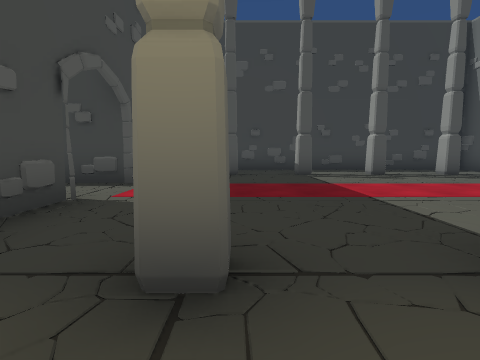
view 1 (above)

14 first-person views from a walk through a Unity game level. The camera is 1.2 m above the floor, tilts 6° down and sees 85° across. The floor is counted in squares, 2 m on a side. Each view is taken from the middle of a square. On the plan, view 1 faces up. The plan holds only what a view shows up to about 9 squares ahead; the rest is blank. The place goes on beyond the plan. Some animated figures are left out. Door leaves are left out, so doorways stand open.

view 2
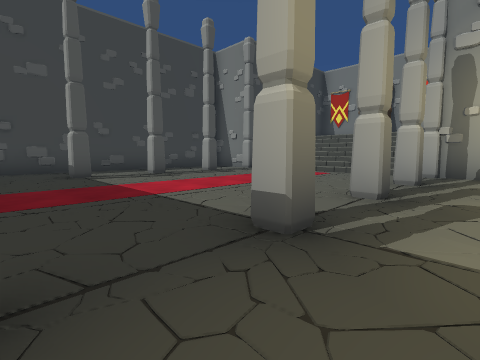

view 3
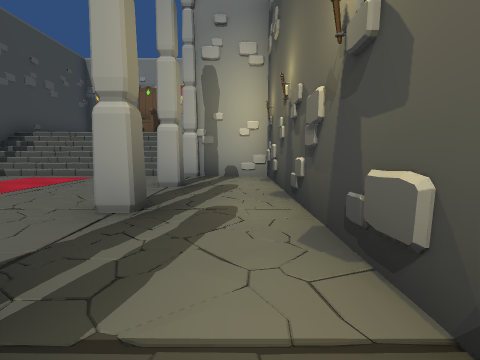

view 4
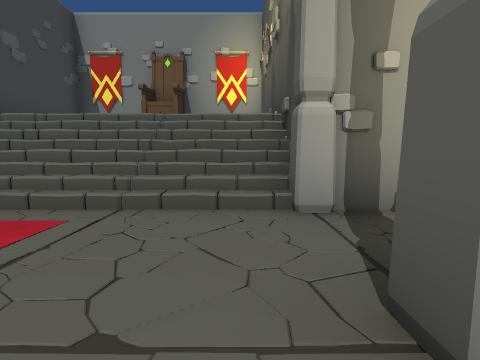

view 5
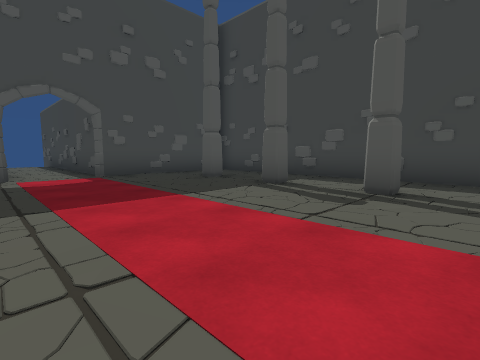

view 6
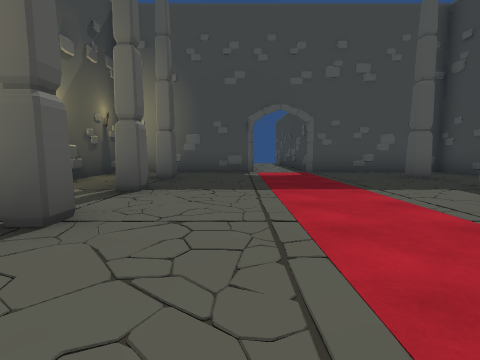

view 7
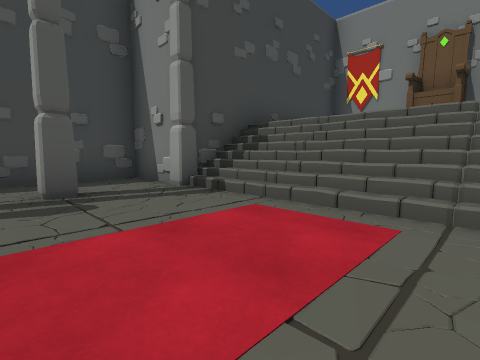

view 8
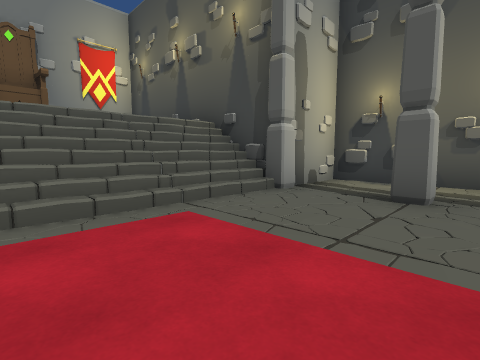

view 9
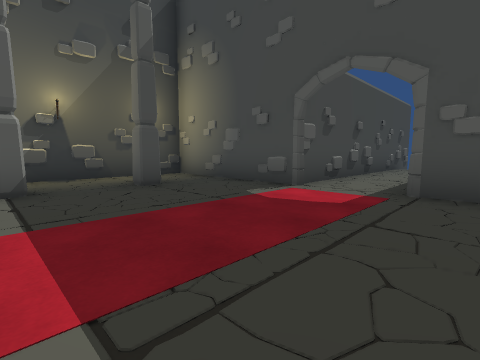

view 10
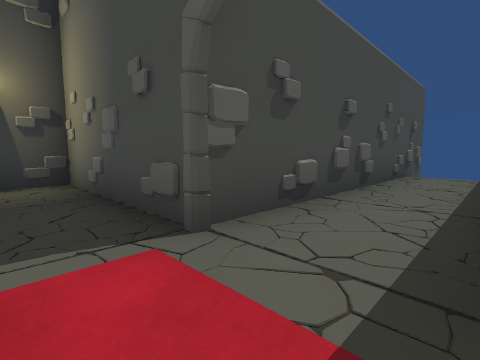

view 11
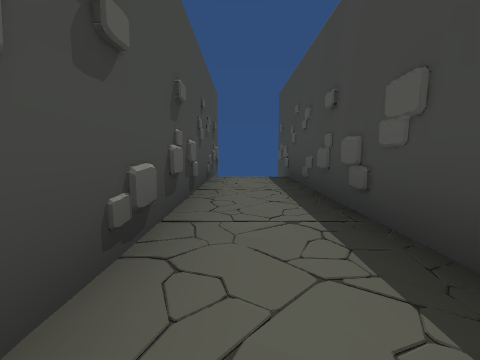

view 12
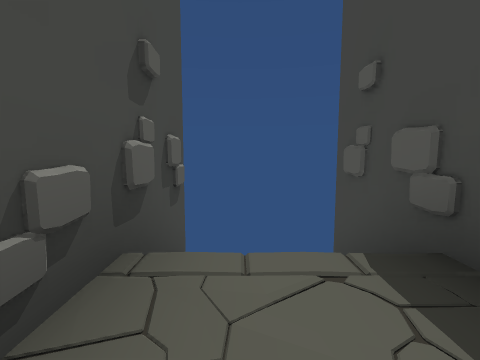

view 13
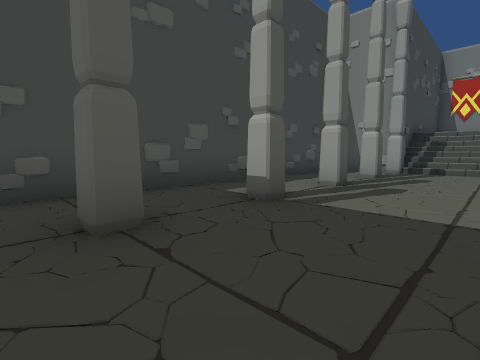

view 14
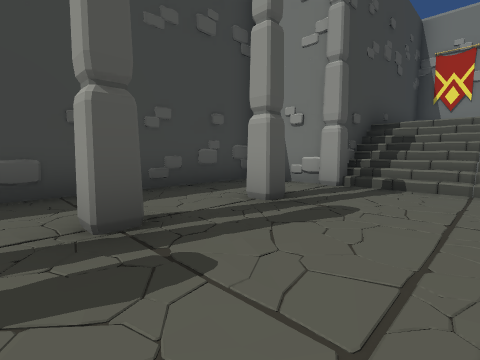

### Floor plan
Key: @ floor where view 1 was taken; # wall or solid block; x gap in a wall; . floor; / step, stairs or slope; O other object.
Columns run from 10 left of view 1 to 14 right of it. Each row starts with its distance up from view 1.
 10        ############
  9        #..........#
  8        #..........######
  7        #..#.#.#.#.//    #
  6  #######..........//    #
  5  /......O.........//    #
  4  /................//   O#
  3 x#######..........//    #
  2        #..........//    #
  1        #..#.#.#.#.#######
  0        #..@.......#
 -1        ############

Where each view was taken, in squares from view 1:
view 1: 0 up, 0 right, facing up
view 2: 0 up, 0 right, facing up-right
view 3: 0 up, 1 right, facing right
view 4: 2 up, 5 right, facing right
view 5: 3 up, 5 right, facing up-left
view 6: 3 up, 6 right, facing left
view 7: 3 up, 5 right, facing up-right
view 8: 5 up, 5 right, facing down-right
view 9: 6 up, 2 right, facing down-left
view 10: 5 up, 1 left, facing down-left
view 11: 4 up, 2 left, facing left
view 12: 4 up, 7 left, facing left
view 13: 5 up, 1 left, facing up-right
view 14: 5 up, 3 right, facing up-right
